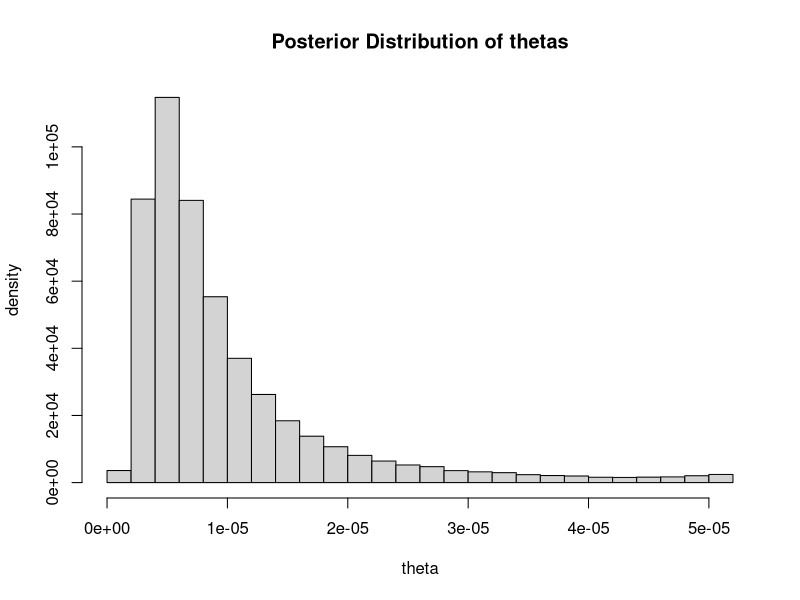
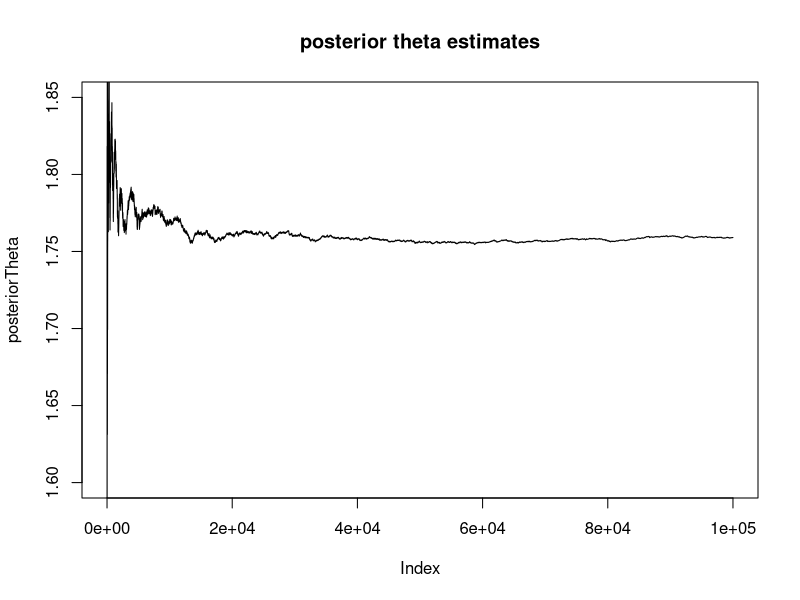
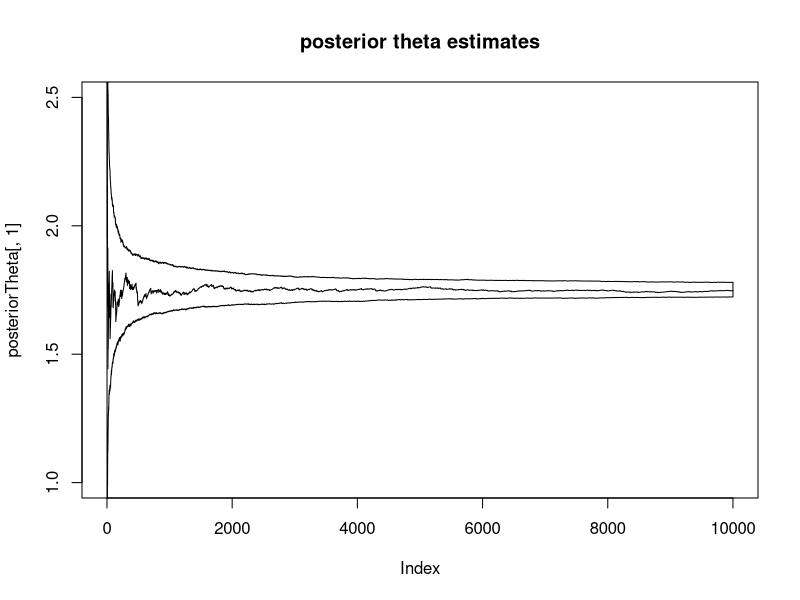

R code for these plots, in order:
## importance sampling example
## Normal with Cauchy prior


N = 10^5
X = 2.5

thetas = rnorm(N, X, sd = 1)

weights = dcauchy(x = thetas, location = 0, scale = 1) ## 1/(pi * (1 + s^2))
sumOfWeights = sum(weights)

posteriorDist =  (weights )/(sumOfWeights)
hist(posteriorDist, probability = TRUE, 
    main = "Posterior Distribution of thetas",
    xlab = "theta", ylab = "density")


## The expectation of the posterior distribution
posteriorThetaEst = sum((thetas * weights)/ sumOfWeights)
print(posteriorThetaEst)


## Effective Sample Size
ESS = 1 / sum( (weights / sumOfWeights)^2)
print("Effective Sample Size")
print(ESS)


posteriorTheta = cumsum(thetas * weights) / cumsum(weights)

plot(posteriorTheta, type = "l", main = "posterior theta estimates",
    ylim = c(1.6, 1.85))


X = 2.5
N = 10^4
M = 1000
thetas = matrix(data = rnorm(N*M), ncol = M) + X ## N(0,1) + 2.5
weights = dcauchy(x = thetas, location = 0, scale = 1)
posteriorTheta = apply(thetas * weights, 2, cumsum) / apply(weights, 2, cumsum)

## look at the first column estimates
plot(posteriorTheta[,1], main = "posterior theta estimates",
    ylim = c(1, 2.5), type = "l")
## grab the 2.5 and 97.5 quantiles for a 95% CI
confInts = apply(posteriorTheta, 1, quantile, c(0.025, 0.975)) 
polygon(x = c(1:N, N:1), y = c(confInts[1,], rev(confInts[2,])))




